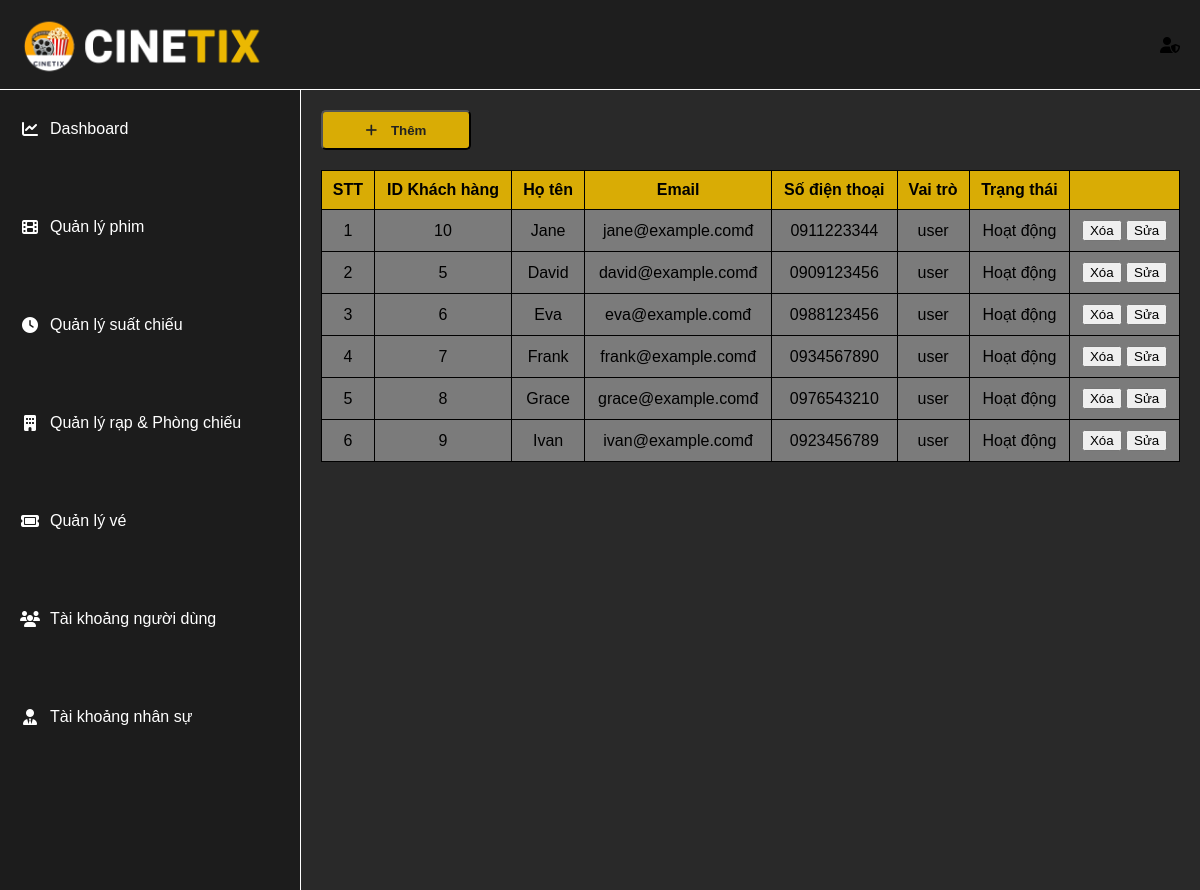
The app's page /admin/taikhoannguoidung.php with its own data.
### tables this page shows
CREATE TABLE users (
    id VARCHAR(100) PRIMARY KEY,
    user_name VARCHAR(100) NOT NULL,
    email VARCHAR(100) UNIQUE NOT NULL,
    pass_word VARCHAR(255) NOT NULL,
    phone_number VARCHAR(20),
    ro_lo ENUM('user','admin','employee') DEFAULT 'user',
    start_date DATE NULL,  
    account_status ENUM('Hoạt động', 'Không hoạt động') DEFAULT 'Hoạt động',
    last_active DATETIME DEFAULT CURRENT_TIMESTAMP ON UPDATE CURRENT_TIMESTAMP,
    created_at DATETIME DEFAULT CURRENT_TIMESTAMP
);

### admin/taikhoannguoidung.php (the view, shortened to what this page needs)
<?php
include('../connect.php');
include('header_admin.php');
?>
<!DOCTYPE html>
<html lang="vi">
<head>
  <link rel="stylesheet" href="../admin/adminCSS/admin_layout.css">
  <link rel="stylesheet" href="../admin/adminCSS/header_admin.css">
  <link rel="stylesheet" href="../admin/adminCSS/quanlyphim.css">
  <link rel="stylesheet" href="https://cdnjs.cloudflare.com/ajax/libs/font-awesome/6.5.0/css/all.min.css">
</head>
<body>
  <div class="admin-layout">
    <aside class="sidebar">
      <?php include('sidebar_admin.php'); ?>
    </aside>
<?php
$limit = 8;
$page = isset($_GET['page']) ? (int)$_GET['page'] : 1;
$offset = ($page - 1) * $limit;
$sql = " SELECT
    users.id AS user_id,
    users.user_name AS username,
    users.email AS email ,
    users.phone_number AS phone,
    users.ro_lo AS role ,
    users.account_status AS status
    FROM users
    where users.ro_lo = 'user'
    LIMIT $offset, $limit";
$results = mysqli_query($conn, $sql);
if ($results && mysqli_num_rows($results) > 0) {
    echo '<main class="main-content">';
    echo '<div class="buttons">';
    echo '<button><i class="fa-solid fa-plus"></i><span> Thêm </span></button>';
    echo '</div>';
    echo '<table>';
    echo '<thead>
            <tr>
                <th>STT</th>
                <th>ID Khách hàng</th>
                <th>Họ tên</th>
                <th>Email</th>
                <th>Số điện thoại</th>
                <th>Vai trò</th>
                <th>Trạng thái</th>
                <th></th>
            </tr>
          </thead>';
    echo '<tbody>';
$i=0;
    while ($row = mysqli_fetch_assoc($results)) {
        echo "<tr>
                <td>" . ++$i . "</td>
                <td>{$row['user_id']}</td>
                <td>{$row['username']}</td>
                <td>{$row['email']}đ</td>
                <td>{$row['phone']}</td>
                <td>{$row['role']}</td>
                <td>{$row['status']}</td>
                <td>
                <button><i class='btn-edit-delete'></i>Xóa</button>
                <button><i class='btn-edit-Edit'></i>Sửa</button>
                </td>
              </tr>";
    }
    echo '</tbody></table>';
    echo '</main>';
} else {
    echo " ";
}
?>
  </div>
</body>
</html>

### admin/header_admin.php
<header class="header-container">
  <div class="logo-item">
    <a href="admin.php">
      <img class="logo active_page" src="../pic/LOGO.png" alt="logo">
    </a>
  </div>
  <?php
    if (isset($_SESSION['user'])) {
      $username = htmlspecialchars($_SESSION['user']['user_name']);
      echo '
        <div class="admin-profile">
            <div class="admin-text">' . $username . '</div>
            <div class="admin-icon"><i class="fa-solid fa-user"></i></div>
            <div class="mucluc">
                <a href="infor_admin.php"><i class="fa-solid fa-circle-user"></i> Tài khoản</a>
                <a href="#"><i class="fa-solid fa-gear"></i> Cài đặt</a>
                <a href="logout.php"><i class="fa-solid fa-right-from-bracket"></i> Đăng xuất</a>
            </div>
        </div>';
    } else {
      echo '
        <div class="auth-buttons" style="display: none;"></div>
        <div class="admin-profile" style="display: block;">
            <i class="fa fa-user-shield"></i>
            <div class="logout-btn"></div>
        </div>';
    }
  ?>
</header>

### admin/sidebar_admin.php (shortened to what this page needs)
<link rel="stylesheet" href="https://cdnjs.cloudflare.com/ajax/libs/font-awesome/6.5.0/css/all.min.css">
<div class="sidebar">
  <div class="sidebar-item">
    <a href="admin.php"><i class="fa-solid fa-chart-line"></i><span>Dashboard</span></a>
    <a href="quanlyphim.php"><i class="fa-solid fa-film"></i><span>Quản lý phim</span></a>
    <a href="quanlysuatchieu.php"><i class="fa-solid fa-clock"></i><span>Quản lý suất chiếu</span></a>
    <a href="quanlyrapPC.php"><i class="fa-solid fa-building"></i><span>Quản lý rạp & Phòng chiếu</span></a>
    <a href="quanlyve.php"><i class="fa-solid fa-ticket"></i><span>Quản lý vé</span></a>
    <a href="taikhoannguoidung.php"><i class="fa-solid fa-users"></i><span>Tài khoảng người dùng</span></a>
    <a href="taikhoannhansu.php"><i class="fa-solid fa-user-tie"></i><span>Tài khoảng nhân sự</span></a>
  </div>
</div>

### admin/adminCSS/admin_layout.css (style rules this page uses)
:root { --bg-dark: #292929; --bg-footer: #222; --highlight: #EBB802; --text-light: white; --poster-hover-opacity: 0.3; --scrollbar-thumb: rgba(255, 255, 255, 0.2); }
body { background-color: var(--bg-dark); font-family: Arial, sans-serif; margin: 0; padding: 0; }
.admin-layout { display: grid; grid-template-columns: 300px 1fr 1fr; grid-template-rows: min-content 1fr 1fr; grid-template-areas: "header header header" "sidebar main main" "sidebar main main"; height: 100vh; gap: 0; background-color: var(--bg-dark); color: var(--text-light); }
.header-container { grid-area: header; border-bottom: 1px solid var(--text-light); padding: 10px 20px; display: flex; justify-content: space-between; align-items: center; background-color: #1e1e1e; }
.sidebar { grid-area: sidebar; padding-top:0; margin-top:0; background-color: #1c1c1c; text-align: center; transition: all 0.3s ease; overflow-y: auto; z-index: 998; }
.sidebar-item { display: flex; flex-direction: column; flex-grow: 1; height:100%; gap:20px; }
.sidebar-item a { display: flex; align-items: center; padding: 30px 20px; text-decoration: none; color: var(--text-light); transition: background-color 0.3s, color 0.3s; }
.sidebar-item a i { margin-right: 10px; width: 20px; text-align: center; }
.main-content { grid-area: main; padding: 20px; border-left: 1px solid var(--text-light); background-color: #2b2b2b; overflow-y: auto; }

### admin/adminCSS/header_admin.css (style rules this page uses)
:root { --bg-dark: #292929; --bg-footer: #222; --highlight: #EBB802; --text-light: white; --poster-hover-opacity: 0.3; --scrollbar-thumb: rgba(255, 255, 255, 0.2); }
header, nav { background-color: var(--bg-dark); padding: 10px 20px; }
.logo { display: flex; justify-content: left; width: 250px; }
.header-container { display: flex; justify-content: space-between; align-items: center; padding: 10px 20px; }
.admin-profile { display: flex; align-items: center; position: relative; gap: 10px; cursor: pointer; }

### admin/adminCSS/quanlyphim.css (style rules this page uses)
:root { --bg-dark: #292929; --bg-footer: #222; --highlight: #ebb902e8; --text-light: white; --poster-hover-opacity: 0.3; --scrollbar-thumb: rgba(255, 255, 255, 0.386); }
.main-content { padding: 20px; background-color: var(--bg-dark); color: var(--text-light); }
.buttons { display: flex; justify-content: left; gap: 20px; margin-bottom: 20px; }
.buttons i { margin-right:10px; }
.buttons button { text-decoration: none; color: var(--text-light); background-color: var(--highlight); padding: 0 20px; width: 150px; height: 40px; border-radius: 5px; font-weight: bold; color:#222; }
.main-content table { width: 100%; border-collapse: collapse; }
.main-content table th { background-color: var(--highlight); border: 1px solid black; text-align: center; padding: 10px; }
.main-content table td { padding: 10px; border: 1px solid black; text-align: center; background-color: var(--scrollbar-thumb); color:black; }

### records on screen
users: id "10", user_name "Jane", email "jane@example.com", phone_number "0911223344", ro_lo "user", account_status "Hoạt động"
users: id "5", user_name "David", email "david@example.com", phone_number "0909123456", ro_lo "user", account_status "Hoạt động"
users: id "6", user_name "Eva", email "eva@example.com", phone_number "0988123456", ro_lo "user", account_status "Hoạt động"
users: id "7", user_name "Frank", email "frank@example.com", phone_number "0934567890", ro_lo "user", account_status "Hoạt động"
users: id "8", user_name "Grace", email "grace@example.com", phone_number "0976543210", ro_lo "user", account_status "Hoạt động"
users: id "9", user_name "Ivan", email "ivan@example.com", phone_number "0923456789", ro_lo "user", account_status "Hoạt động"
